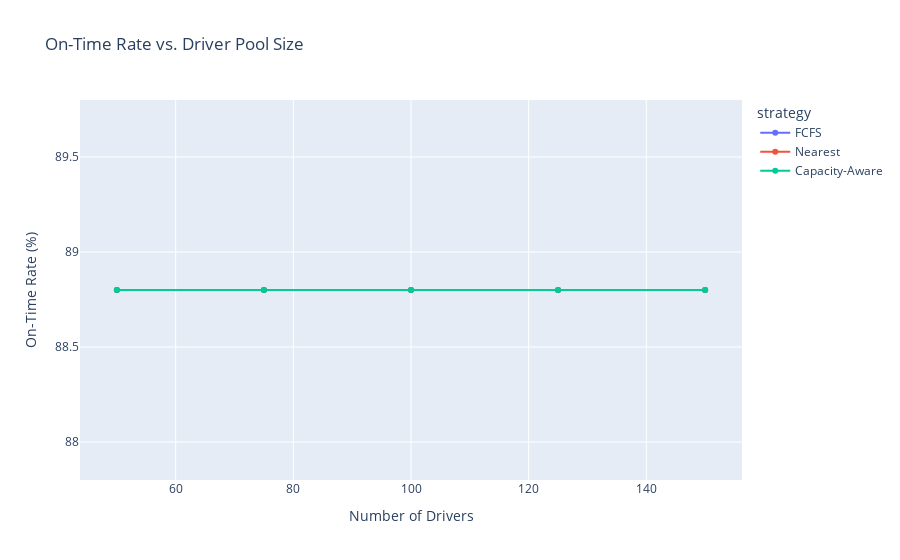

Source (notebook cell):
### Code cell
# Visualize sensitivity results
fig = px.line(
    sensitivity_df,
    x='n_drivers',
    y='on_time_rate',
    color='strategy',
    markers=True,
    title='On-Time Rate vs. Driver Pool Size',
    labels={'n_drivers': 'Number of Drivers', 'on_time_rate': 'On-Time Rate (%)'}
)
fig.show()

### Figure 1 — Plotly figure (JSON) as saved in the notebook; plotly's stock layout.template omitted (floating-point values rounded to 4 significant figures)
{"data": [{"hovertemplate": "strategy=FCFS<br>Number of Drivers=%{x}<br>On-Time Rate (%)=%{y}<extra></extra>", "legendgroup": "FCFS", "line": {"color": "#636efa", "dash": "solid"}, "marker": {"symbol": "circle"}, "mode": "lines+markers", "name": "FCFS", "orientation": "v", "showlegend": true, "type": "scatter", "x": [50, 75, 100, 125, 150], "xaxis": "x", "y": [88.8, 88.8, 88.8, 88.8, 88.8], "yaxis": "y"}, {"hovertemplate": "strategy=Nearest<br>Number of Drivers=%{x}<br>On-Time Rate (%)=%{y}<extra></extra>", "legendgroup": "Nearest", "line": {"color": "#EF553B", "dash": "solid"}, "marker": {"symbol": "circle"}, "mode": "lines+markers", "name": "Nearest", "orientation": "v", "showlegend": true, "type": "scatter", "x": [50, 75, 100, 125, 150], "xaxis": "x", "y": [88.8, 88.8, 88.8, 88.8, 88.8], "yaxis": "y"}, {"hovertemplate": "strategy=Capacity-Aware<br>Number of Drivers=%{x}<br>On-Time Rate (%)=%{y}<extra></extra>", "legendgroup": "Capacity-Aware", "line": {"color": "#00cc96", "dash": "solid"}, "marker": {"symbol": "circle"}, "mode": "lines+markers", "name": "Capacity-Aware", "orientation": "v", "showlegend": true, "type": "scatter", "x": [50, 75, 100, 125, 150], "xaxis": "x", "y": [88.8, 88.8, 88.8, 88.8, 88.8], "yaxis": "y"}], "layout": {"legend": {"title": {"text": "strategy"}, "tracegroupgap": 0}, "title": {"text": "On-Time Rate vs. Driver Pool Size"}, "xaxis": {"anchor": "y", "domain": [0, 1], "title": {"text": "Number of Drivers"}}, "yaxis": {"anchor": "x", "domain": [0, 1], "title": {"text": "On-Time Rate (%)"}}}}
